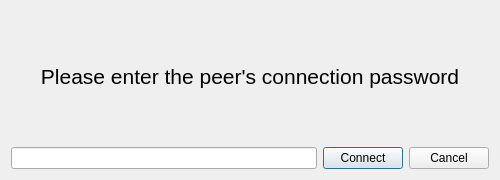
<?xml version="1.0" encoding="UTF-8"?>
<ui version="4.0">
 <class>KeyAuthenticationDialog</class>
 <widget class="QDialog" name="KeyAuthenticationDialog">
  <property name="geometry">
   <rect>
    <x>0</x>
    <y>0</y>
    <width>500</width>
    <height>180</height>
   </rect>
  </property>
  <property name="windowTitle">
   <string>Authentication</string>
  </property>

  <layout class="QVBoxLayout" name="mainLayout">
   <item>
    <layout class="QVBoxLayout" name="topLayout">
     <item>
      <widget class="QLabel" name="label_title">
       <property name="font">
        <font>
         <pointsize>16</pointsize>
         <weight>50</weight>
         <bold>false</bold>
        </font>
       </property>
       <property name="text">
        <string>Please enter the peer's connection password</string>
       </property>
       <property name="alignment">
        <set>Qt::AlignCenter</set>
       </property>
      </widget>
     </item>
    </layout>
   </item>
   <item>
    <layout class="QHBoxLayout" name="btn_layout">
     <item>
      <widget class="QLineEdit" name="lineEdit"/>
     </item>
     <item>
      <widget class="QPushButton" name="btn_connect">
       <property name="text">
        <string>Connect</string>
       </property>
      </widget>
     </item>
     <item>
      <widget class="QPushButton" name="btn_cancel">
       <property name="text">
        <string>Cancel</string>
       </property>
      </widget>
     </item>
    </layout>
   </item>
  </layout>
 </widget>
 <resources/>
 <connections/>
</ui>
